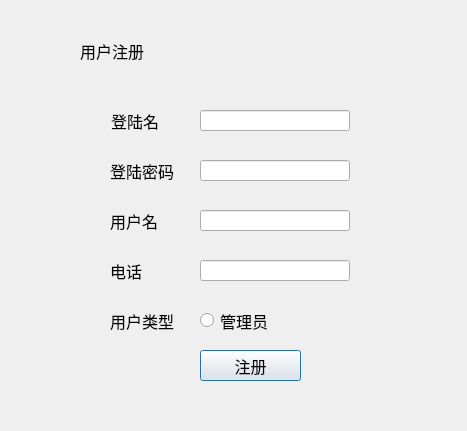
<?xml version="1.0" encoding="UTF-8"?>
<ui version="4.0">
 <class>RegisterWindow</class>
 <widget class="QDialog" name="RegisterWindow">
  <property name="geometry">
   <rect>
    <x>0</x>
    <y>0</y>
    <width>467</width>
    <height>431</height>
   </rect>
  </property>
  <property name="windowTitle">
   <string>Dialog</string>
  </property>
  <widget class="QLineEdit" name="nameLineEdit">
   <property name="geometry">
    <rect>
     <x>200</x>
     <y>210</y>
     <width>150</width>
     <height>21</height>
    </rect>
   </property>
   <property name="font">
    <font>
     <family>Adobe Devanagari</family>
     <pointsize>11</pointsize>
    </font>
   </property>
  </widget>
  <widget class="QLineEdit" name="loginNameLineEdit">
   <property name="geometry">
    <rect>
     <x>200</x>
     <y>110</y>
     <width>150</width>
     <height>21</height>
    </rect>
   </property>
   <property name="font">
    <font>
     <family>Adobe Devanagari</family>
     <pointsize>11</pointsize>
    </font>
   </property>
  </widget>
  <widget class="QLabel" name="label_8">
   <property name="geometry">
    <rect>
     <x>110</x>
     <y>310</y>
     <width>71</width>
     <height>21</height>
    </rect>
   </property>
   <property name="font">
    <font>
     <family>Adobe Devanagari</family>
     <pointsize>12</pointsize>
    </font>
   </property>
   <property name="text">
    <string>用户类型</string>
   </property>
  </widget>
  <widget class="QLabel" name="label_7">
   <property name="geometry">
    <rect>
     <x>110</x>
     <y>260</y>
     <width>71</width>
     <height>21</height>
    </rect>
   </property>
   <property name="font">
    <font>
     <family>Adobe Devanagari</family>
     <pointsize>12</pointsize>
    </font>
   </property>
   <property name="text">
    <string>电话</string>
   </property>
  </widget>
  <widget class="QLabel" name="label_5">
   <property name="geometry">
    <rect>
     <x>110</x>
     <y>160</y>
     <width>71</width>
     <height>21</height>
    </rect>
   </property>
   <property name="font">
    <font>
     <family>Adobe Devanagari</family>
     <pointsize>12</pointsize>
    </font>
   </property>
   <property name="text">
    <string>登陆密码</string>
   </property>
  </widget>
  <widget class="QPushButton" name="registerPushButton">
   <property name="geometry">
    <rect>
     <x>200</x>
     <y>350</y>
     <width>101</width>
     <height>31</height>
    </rect>
   </property>
   <property name="font">
    <font>
     <family>Adobe Devanagari</family>
     <pointsize>12</pointsize>
    </font>
   </property>
   <property name="text">
    <string>注册</string>
   </property>
  </widget>
  <widget class="QLabel" name="label_6">
   <property name="geometry">
    <rect>
     <x>110</x>
     <y>210</y>
     <width>71</width>
     <height>21</height>
    </rect>
   </property>
   <property name="font">
    <font>
     <family>Adobe Devanagari</family>
     <pointsize>12</pointsize>
    </font>
   </property>
   <property name="text">
    <string>用户名</string>
   </property>
  </widget>
  <widget class="QLineEdit" name="passwordLineEdit">
   <property name="geometry">
    <rect>
     <x>200</x>
     <y>160</y>
     <width>150</width>
     <height>21</height>
    </rect>
   </property>
   <property name="font">
    <font>
     <family>Adobe Devanagari</family>
     <pointsize>11</pointsize>
    </font>
   </property>
  </widget>
  <widget class="QLabel" name="label_4">
   <property name="geometry">
    <rect>
     <x>111</x>
     <y>111</y>
     <width>48</width>
     <height>19</height>
    </rect>
   </property>
   <property name="font">
    <font>
     <family>Adobe Devanagari</family>
     <pointsize>12</pointsize>
    </font>
   </property>
   <property name="text">
    <string>登陆名</string>
   </property>
  </widget>
  <widget class="QLineEdit" name="telephoneLineEdit">
   <property name="geometry">
    <rect>
     <x>200</x>
     <y>260</y>
     <width>150</width>
     <height>21</height>
    </rect>
   </property>
   <property name="font">
    <font>
     <family>Adobe Devanagari</family>
     <pointsize>11</pointsize>
    </font>
   </property>
  </widget>
  <widget class="QLabel" name="label_3">
   <property name="geometry">
    <rect>
     <x>80</x>
     <y>40</y>
     <width>71</width>
     <height>21</height>
    </rect>
   </property>
   <property name="font">
    <font>
     <family>Adobe Devanagari</family>
     <pointsize>12</pointsize>
    </font>
   </property>
   <property name="text">
    <string>用户注册</string>
   </property>
  </widget>
  <widget class="QRadioButton" name="administratorRadioButton">
   <property name="geometry">
    <rect>
     <x>200</x>
     <y>310</y>
     <width>71</width>
     <height>21</height>
    </rect>
   </property>
   <property name="font">
    <font>
     <family>Adobe Devanagari</family>
     <pointsize>12</pointsize>
    </font>
   </property>
   <property name="text">
    <string>管理员</string>
   </property>
  </widget>
 </widget>
 <resources/>
 <connections/>
</ui>
